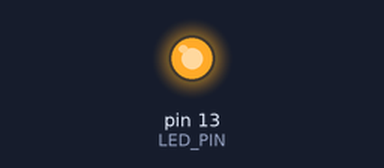
This sketch was run on a simulated Arduino Uno, built with avr-gcc and run on an emulated ATmega328P. Parts: output pins drawn as LEDs (lit = HIGH). What the sketch prints to the serial monitor is not drawn.

Above: at 1.5 s.
At 2.6 s:
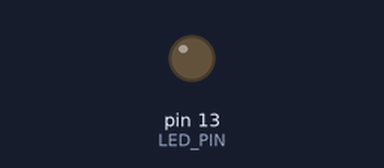
Timing chart, 0 to 6.9 s (numbered marks = the images above):
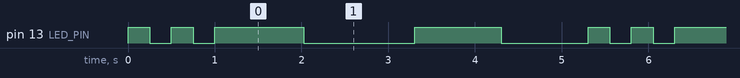

Measured:
- by itself, pin 13 (LED_PIN): repeats every 5.3 s: LOW 0.25 s, HIGH 0.25 s, LOW 0.25 s, HIGH 1.0 s, LOW 1.3 s, HIGH 1.0 s, LOW 1.0 s, HIGH 0.25 s
- by itself, everything shown: repeats every 5.3 s, in 8 steps

The sketch:

labo1.ino
```cpp
// 2412433
int min = 0;
int max = 255;
int delaiEteint = 250;
int delaiClignotement = 250;
int delaiAllumer = 1000;
const int LED_PIN = 13;
int tempsTotal = 2048;
int nbPas = tempsTotal / (max + 1);
const char messageClignotement[30] = "Clignotement – 2412433";
const char messageVariation[30] = "Variation – 2412433";
const char messageAe[30] = "Allume – 2412433";
void clignoter() {
  Serial.println(messageClignotement);
  for (int i = 0; i < 2; i++) {
    digitalWrite(LED_PIN, HIGH);  // turn the LED on (HIGH is the voltage level)
    delay(delaiClignotement);     // wait for a second
    digitalWrite(LED_PIN, LOW);   // turn the LED off by making the voltage LOW
    delay(delaiClignotement);
  }
}
void variation() {
  Serial.println(messageVariation);
  for (int i = max; i >= min; i--) {
    analogWrite(LED_PIN, i);
    delay(nbPas);
  }
}
void allumerEteint() {
  Serial.println(messageAe);
  digitalWrite(LED_PIN, LOW);
  delay(delaiEteint);
  digitalWrite(LED_PIN, HIGH);
  delay(delaiAllumer);
  digitalWrite(LED_PIN, LOW);
  delay(delaiAllumer);
}
void setup() {
  // put your setup code here, to run once:
  pinMode(LED_PIN, OUTPUT);
  Serial.begin(9600);
}

void loop() {
  clignoter();
  variation();
  allumerEteint();
}
```
